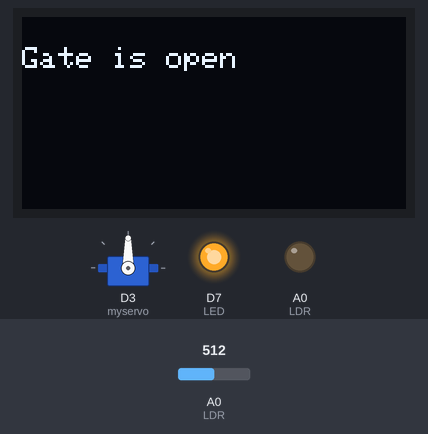
This sketch was run on a simulated ESP8266 (NodeMCU). Shown: servo, 128×64 one-colour display, output pins drawn as LEDs (lit = HIGH). The test bench sets the inputs (shaded band); at power-on: A0 (LDR) = 512.

Above: at 1.2 s.
1.3 s: A0 (LDR) set to 588
2.8 s: A0 (LDR) set to 619
At 3.5 s:
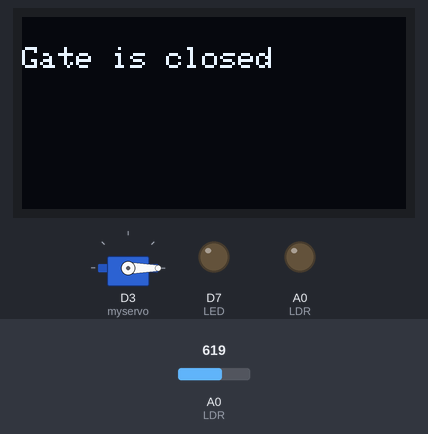
4.3 s: A0 (LDR) set to 590
At 5.5 s:
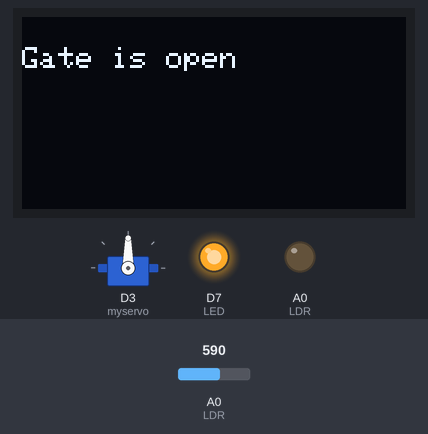
5.8 s: A0 (LDR) set to 610
At 6.2 s:
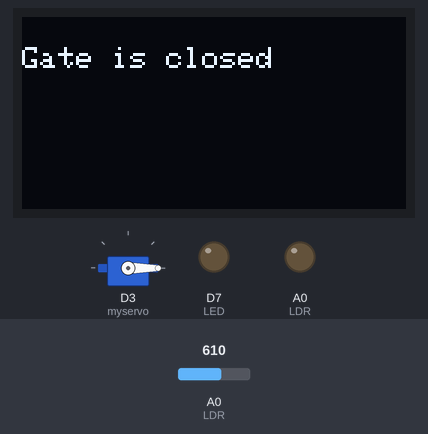
7.3 s: A0 (LDR) set to 511
At 8.2 s:
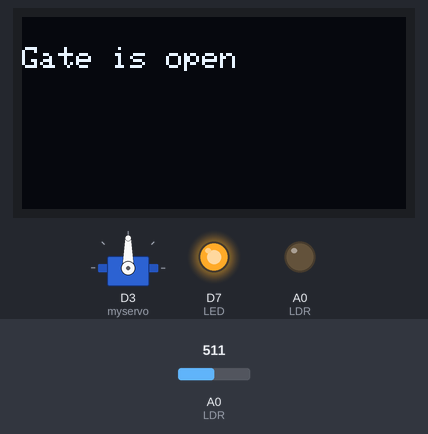
Timing chart, 0 to 9.8 s (numbered marks = the images above; inputs shaded):
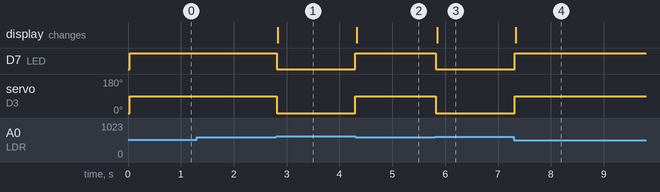

The sketch:

LDR_gate_control.ino
```cpp
#include <Adafruit_SSD1306.h>
#include <Adafruit_GFX.h>
#include <gfxfont.h>
#include <Servo.h>
#define LDR A0
#define LED D7
#define SSD1306_LCDHEIGHT 64
#define OLED_ADDR   0x3C

Adafruit_SSD1306 display(-1);

#if (SSD1306_LCDHEIGHT != 64)
#error("Height incorrect, please fix Adafruit_SSD1306.h!");
#endif
int i=0;
Servo myservo;


void setup() {

 myservo.attach(D3);
 pinMode(LED,OUTPUT);
 pinMode(LDR,OUTPUT);
 myservo.write(0);
 display.begin(SSD1306_SWITCHCAPVCC, OLED_ADDR);
   display.clearDisplay();


}

void loop() {
  // put your main code here, to run repeatedly:
  int ldr=analogRead(A0);
int pos;
if(ldr<=600  ){
myservo.write(90);
  digitalWrite(LED,HIGH);

if(i==0){
 display.clearDisplay();
 i++;
}
// display a line of text
  display.setTextSize(1);
  display.setTextColor(WHITE);
  display.setCursor(0,10);
  display.print("Gate is open");
  // update display with all of the above graphics
  display.display();

}

if(ldr>600   ){
  myservo.write(0);

if(i==1){
  display.clearDisplay();
  i--;
}
 digitalWrite(LED,LOW);


// display a line of text
  display.setTextSize(1);
  display.setTextColor(WHITE);
  display.setCursor(0,10);
  display.print("Gate is closed");
  // update display with all of the above graphics
  display.display();}
}
```

Measured:
- the behaviour switches between 600 and 601 on A0 (LDR) (found by bisection; images 0 and 1)
- after the input at 1.3 s, every drawn part: stays the same
- after the input at 2.8 s, D7 (LED): HIGH → LOW at once; servo on D3 (myservo): 90° → 0° at once; the display: changes at once (image 1)
- after the input at 4.3 s, D7 (LED): LOW → HIGH at once; servo on D3 (myservo): 0° → 90° at once; the display: changes at once (image 2)
- after the input at 5.8 s, D7 (LED): HIGH → LOW at once; servo on D3 (myservo): 90° → 0° at once; the display: changes after 0.05 s (image 3)
- after the input at 7.3 s, D7 (LED): LOW → HIGH at once; servo on D3 (myservo): 0° → 90° at once; the display: changes at once (image 4)
